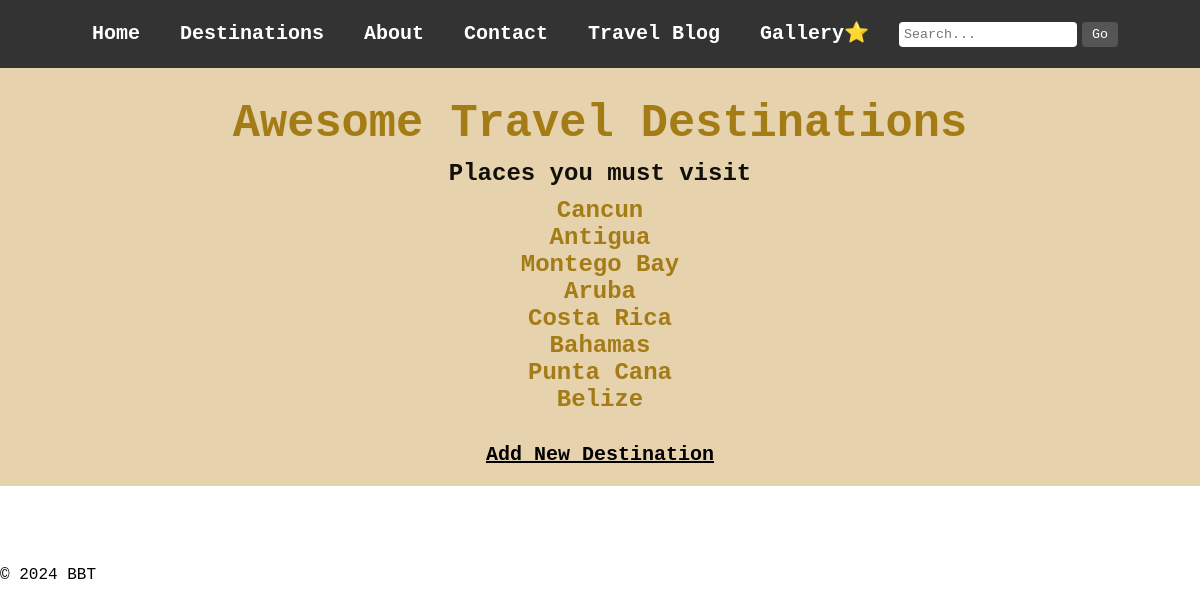
Before: / with the older database file.
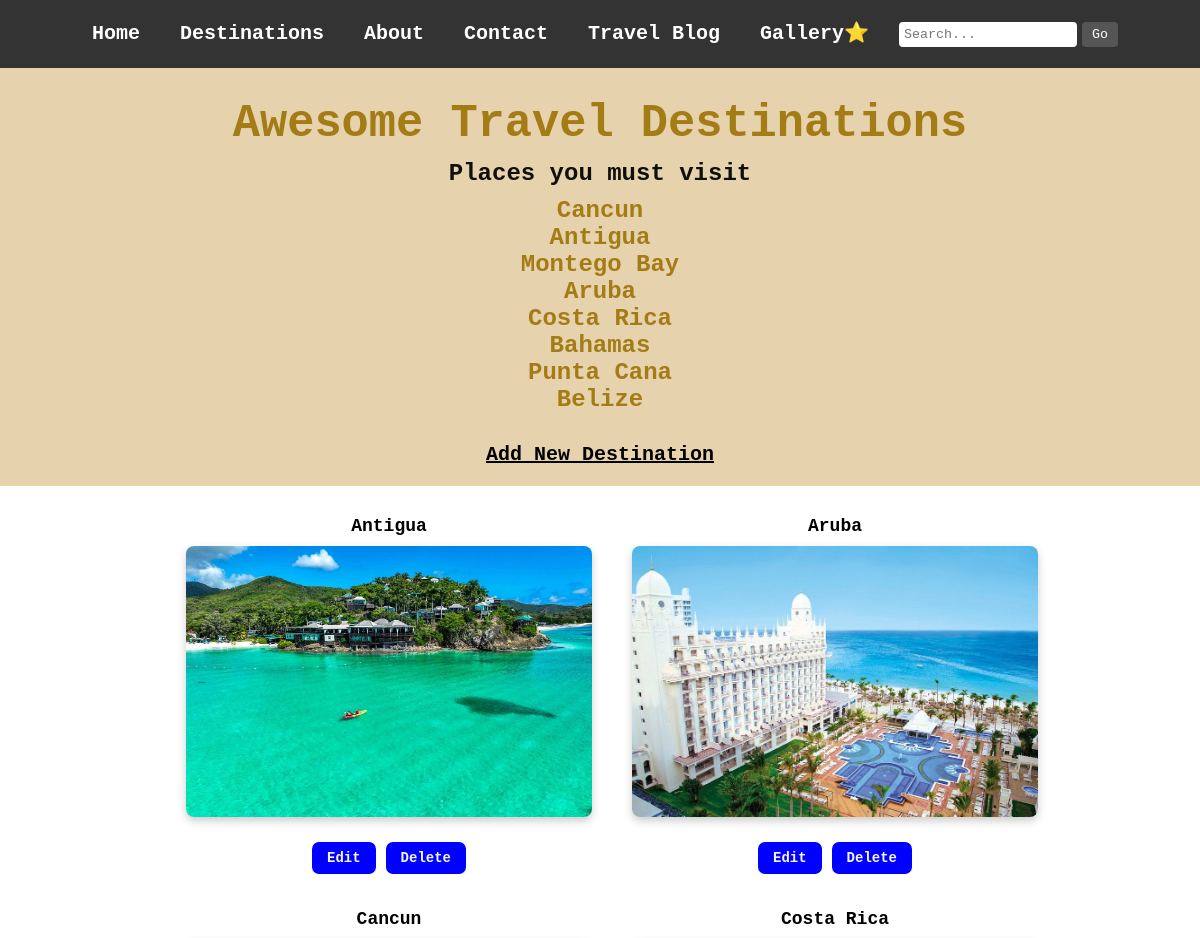
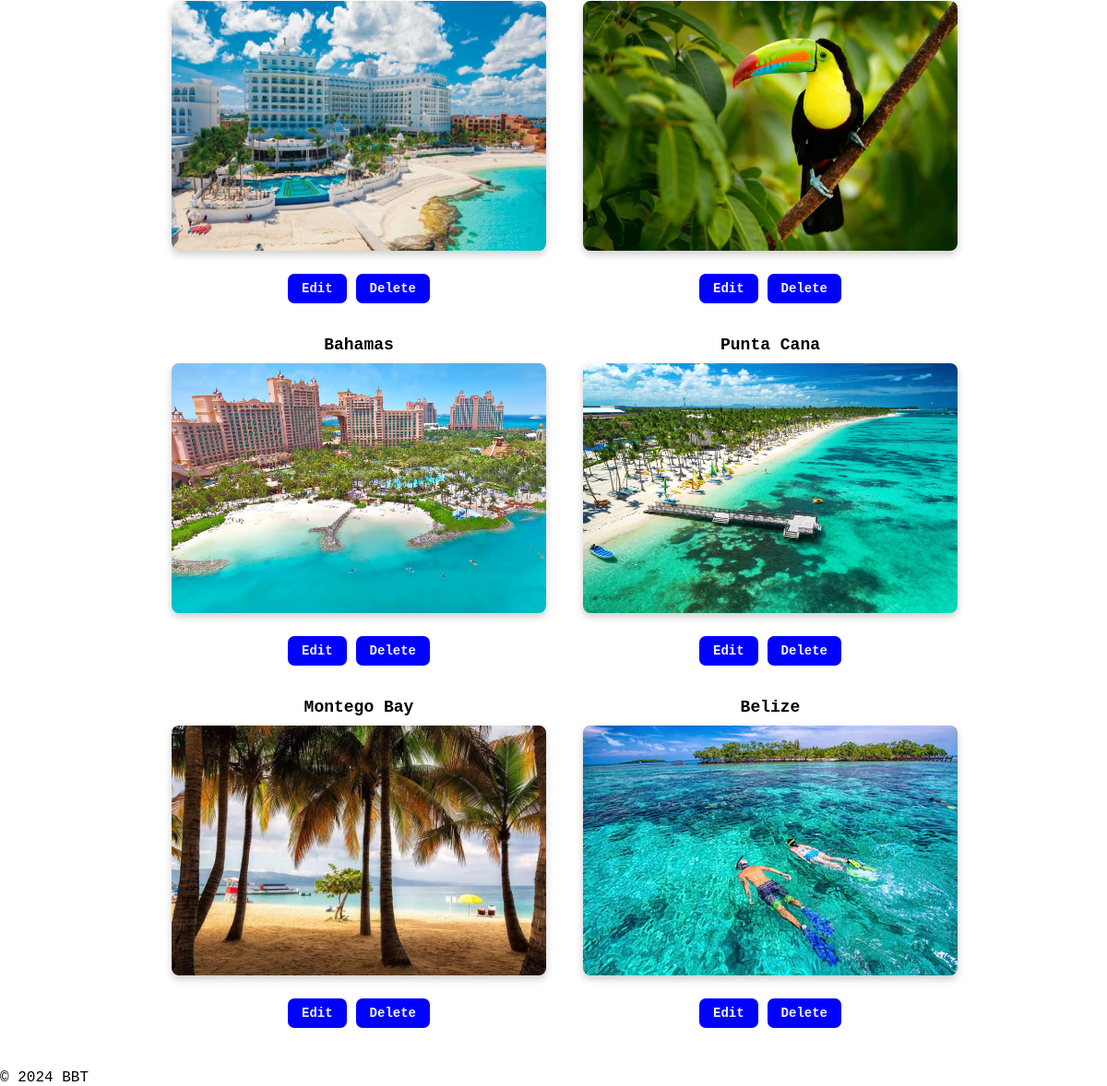
After: the same page with the newer database file (2 pictures, top to bottom).
### awesome_destinations_app/models.py (models this page shows, shortened)
class Destination(models.Model):
    name = models.CharField(max_length=255)
    country = models.CharField(max_length=100, default='Unknown')  # Provide default value here
    description = models.TextField(default='Default description')
    image = models.ImageField(upload_to='destinations/', blank=True, null=True)  # New image field

### awesome_destinations_app/views.py (the view)
# urls.py: path('', views.index, name='index'),
def index(request):
    destinations = Destination.objects.all()
    return render(request, 'index.html', {'destinations': destinations})

### awesome_destinations_app/templates/index.html (shortened to what this page needs)
<!DOCTYPE html>
<html lang="en">
<head>
    {% load static %}
    <link rel="stylesheet" href="{% static 'css/style.css' %}">
</head>
<body>
    <div class="navbar">
        <ul>
            <li><a href="{% url 'index' %}">Home</a></li>
            <li class="dropdown">
                <a href="javascript:void(0)" class="dropbtn">Destinations</a>
            </li>
            <li><a href="{% url 'about' %}">About</a></li>
            <li><a href="{% url 'contact' %}">Contact</a></li>
            <li><a href="{% url 'travel_blog' %}">Travel Blog</a></li>
            <li><a href="{% url 'gallery' %}">Gallery⭐</a></li>
            <li class="search-bar">
                <form id="search-form" method="get" action="{% url 'search_results' %}">
                    <input type="text" id="search-query" name="query" placeholder="Search...">
                    <button type="submit" id="search-button">Go</button>
                </form>
            </li>
        </ul>
    </div>
    <div class="container">
        <section class="main" id="main">
            <h1>Awesome Travel Destinations</h1>
            <h2>Places you must visit</h2>
            <div class="list">
                <ol>
                    <li><a href="http://localhost:8000/search_results/?query=Cancun">Cancun</a></li>
                    <li><a href="http://localhost:8000/search_results/?query=Antigua">Antigua</a></li>
                    <li><a href="http://localhost:8000/search_results/?query=Montego">Montego Bay</a></li>
                    <li><a href="http://localhost:8000/search_results/?query=Aruba">Aruba</a></li>
                    <li><a href="http://localhost:8000/search_results/?query=Costa Rica">Costa Rica</a></li>
                    <li><a href="http://localhost:8000/search_results/?query=Bahamas">Bahamas</a></li>
                    <li><a href="http://localhost:8000/search_results/?query=Punta Cana">Punta Cana</a></li>
                    <li><a href="http://localhost:8000/destination/16/">Belize</a></li>
            </div>
        </section>
        <div class="new-destination">
            <a href="{% url 'add_destination' %}" class="btn-primary">Add New Destination</a>
        </div>
        <section class="destinations" id="destinations">
            {% for destination in destinations %}
            <div class="images">
                <h3>{{ destination.name }}</h3>
                {% if destination.image %}
                <a href="{% url 'destination_detail' destination.id %}">
                    <img src="{{ destination.image.url }}" alt="{{ destination.name }}">
                </a>
                <div class="button-wrapper">
                    <a href="{% url 'edit_destination' destination.id %}" class="btn">Edit</a>
                    <a href="{% url 'delete_destination' destination.id %}" class="btn">Delete</a>
                </div>
            </div>
            {% else %}
            <p>No image available</p>
            {% endif %}
            {% endfor %}
        </section>
    </div>
    <footer>
        <p id="copy_right">&copy; 2024 BBT
    </footer>
</body>
</html>

Changed rows visible on the page:
added Destination: name "Antigua", image (picture)
added Destination: name "Aruba", image (picture)
added Destination: name "Cancun", image (picture)
added Destination: name "Costa Rica", image (picture)
added Destination: name "Bahamas", image (picture)
added Destination: name "Punta Cana", image (picture)
added Destination: name "Montego Bay", image (picture)
added Destination: name "Belize", image (picture)
